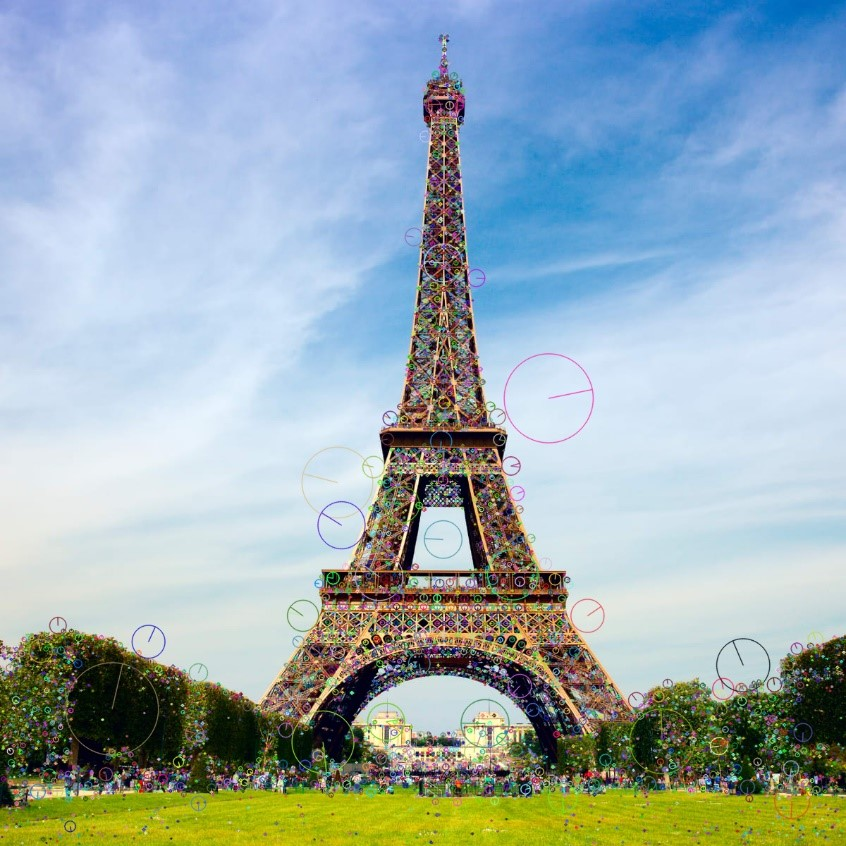
#> input picture data/SIFT1_img.jpg, 846 x 846 px, found by its file name
$ jupyter execute 'SIFT descriptor.ipynb'   (Python 2 division)
#> lines starting #> are read from the running program, lines starting #| are printed output that depends on the picture; after the words box and inside, x2 and y2 are one past the last pixel; in counts of white or black regions, pixels touching at a corner belong together; pictures that were not available may be replaced by others from this repository, and a replacement may not be noted
[cell 1]
import cv2 as cv
from matplotlib import pyplot as plt
import numpy as np
from google.colab.patches import cv2_imshow

[cell 2]
img = cv.imread("drive/MyDrive/CV_data/SIFT1_img.jpg")
#> img is the input picture: shape (846, 846, 3); mean B, G, R 179.2, 173.5, 154.7
img2 = cv.imread("drive/MyDrive/CV_data/SIFT2_img.jpg")
gray= cv.cvtColor(img,cv.COLOR_BGR2GRAY)
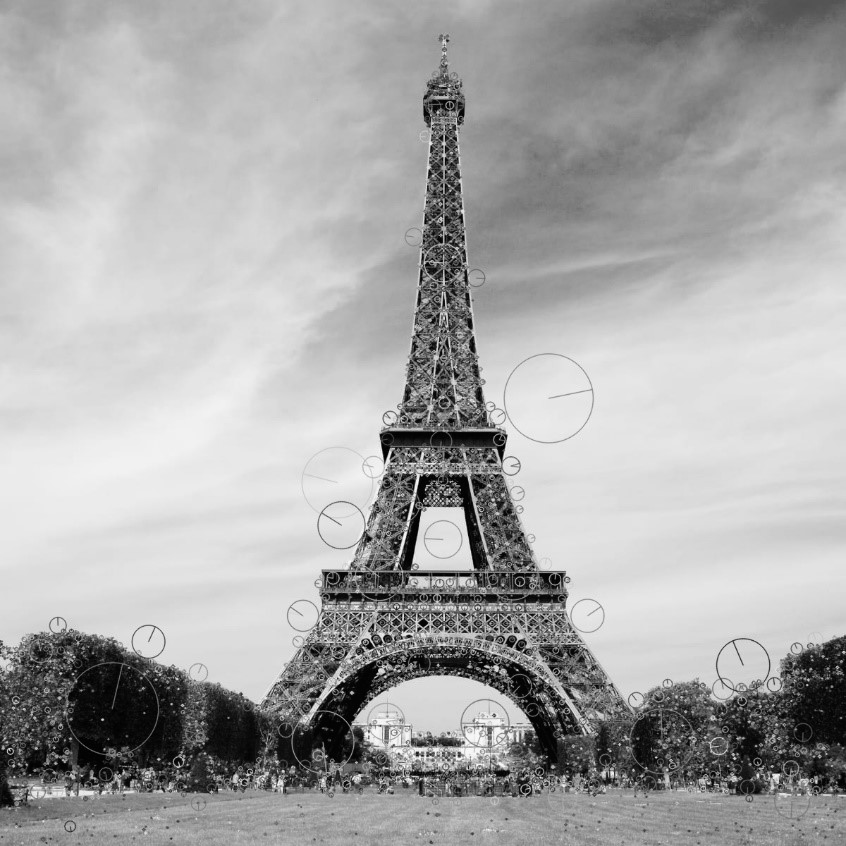
#> gray: shape (846, 846); min 0, max 252, mean 168.5

[cell 3]
cv2_imshow(img)
cv2_imshow(img2)

[cell 4]
def runSIFT(image1, image2):
  sift = cv.SIFT_create()
  # Detect and compute key points
  kp1, des1 = sift.detectAndCompute(image1,None)
#> kp1 = 3301 keypoints; strongest (x, y, size): (352, 693, 2.5), (734, 758, 1.9), (417, 754, 3), (159, 759, 1.9)
  kp2, des2 = sift.detectAndCompute(image2, None)
#> kp2 has the same summary as kp1
  # Draw key points on the image
  image1 = cv.drawKeypoints(image1, kp1, image1, flags= cv.DRAW_MATCHES_FLAGS_DRAW_RICH_KEYPOINTS)
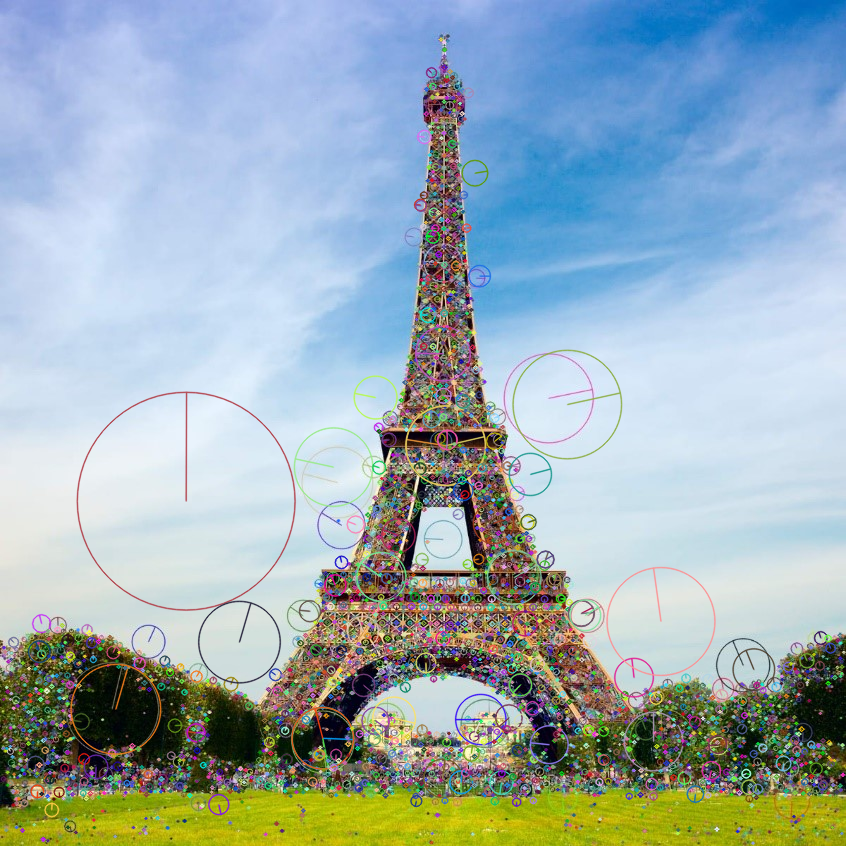
#> image1: shape (846, 846, 3); 11.73% of pixels changed, all inside (x1, y1, x2, y2) = (0, 34, 846, 845)
  cv2_imshow(image1)
  image2 = cv.drawKeypoints(image2, kp2, image2, flags= cv.DRAW_MATCHES_FLAGS_DRAW_RICH_KEYPOINTS)
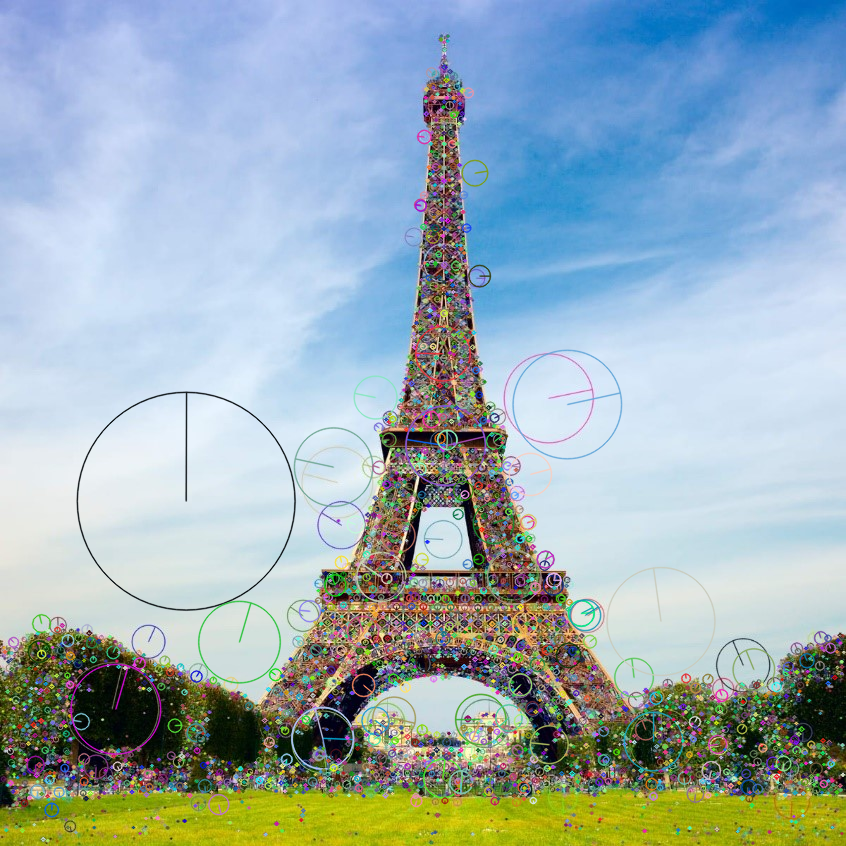
#> image2: shape (846, 846, 3); 11.72% of pixels changed, all inside (x1, y1, x2, y2) = (0, 34, 846, 845)
  cv2_imshow(image2)
  bf = cv.BFMatcher()
  # Match 2 keypoints on 2 images
  matches = bf.match(des1, des2)
#> matches = 3301 matches
  matches = sorted(matches, key = lambda x:x.distance)
  img3 = cv.drawMatches(image1,kp1,image2,kp2,matches[:int(len(matches)*10/100)],None,flags=cv.DrawMatchesFlags_NOT_DRAW_SINGLE_POINTS)
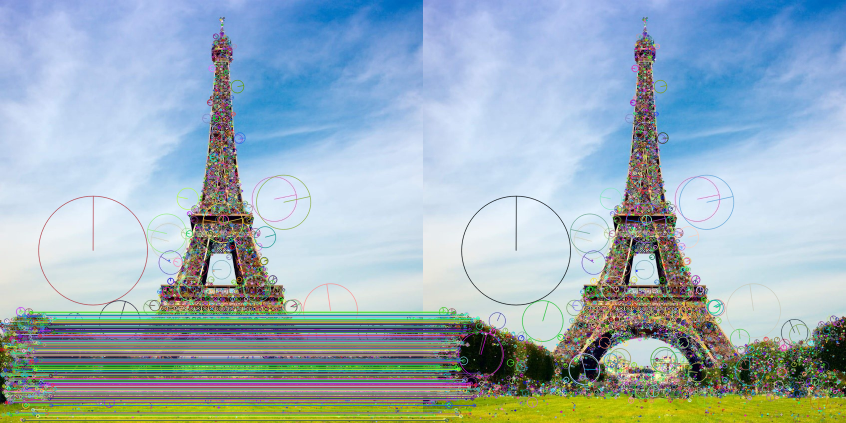
#> img3: shape (846, 1692, 3) (shown at 1/2 size); mean B, G, R 185.1, 175.6, 155.4
  cv2_imshow(img3)
